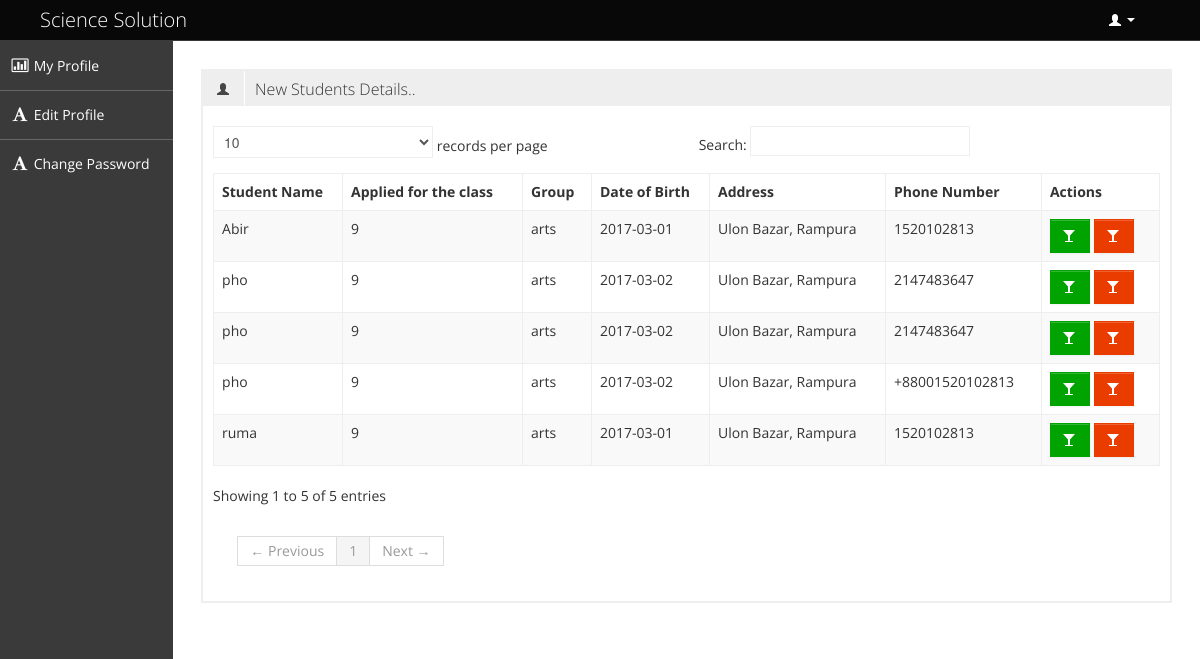
The page /admin/manage_student.php (signed in) on the database its author committed.
### tables this page shows
CREATE TABLE IF NOT EXISTS `tbl_user` (
`user_id` int(10) NOT NULL,
  `name` varchar(30) NOT NULL,
  `date_of_birth` date NOT NULL,
  `class` int(3) NOT NULL,
  `address` varchar(50) NOT NULL,
  `phone_number` varchar(20) NOT NULL,
  `user_type` varchar(30) NOT NULL,
  `email` varchar(40) NOT NULL,
  `group` varchar(20) NOT NULL,
  `user_image` text NOT NULL,
  `password` varchar(100) NOT NULL,
  `deletion_status` tinyint(2) NOT NULL DEFAULT '0',
  `approval_status` tinyint(2) NOT NULL DEFAULT '0'
);

### admin/manage_student.php (called while the page is built, shortened)
<?php
include './admin_master.php';

### admin/admin.php (called while the page is built, shortened)
<?php
class Admin {
    public function __construct() {
        $host_name = 'localhost';
        $user_name = 'root';
        $password = '';
        $db_name = 'sciencesolution';
        $con = mysqli_connect($host_name, $user_name, $password);
        if ($con) {
            $db_select = mysqli_select_db($con, $db_name);
            if ($db_select) {
                return $con;
            } else {
                die('Database not selected' . mysqli_error($con));
            }
        } else {
            die('Database server connection fail' . mysqli_error($con));
        }
    }
     public function select_new_student(){
        $con = $this->__construct();
        $sql = "SELECT * FROM tbl_user WHERE deletion_status = 0 AND approval_status = 0 AND user_type = 'student' ";
        if (mysqli_query($con, $sql)) {
            $query_result = mysqli_query($con, $sql);
            return $query_result;
        } else {
            die('Query problem' . mysqli_error($con));
        }
    }
}

### admin/pages/manage_student_content.php (the view, shortened to what this page needs)
<?php
   $query_result=$obj_admin->select_new_student();
?>
<div class="row-fluid sortable">
    <div class="box span12">
        <div class="box-header" data-original-title>
            <h2><i class="halflings-icon user"></i><span class="break"></span>New Students Details..</h2>
        </div>
        <div class="box-content">
            <h4>
            </h4>
            <table class="table table-striped table-bordered bootstrap-datatable datatable">
                <thead>
                    <tr>
                        <th> Student Name</th>
                        <th>Applied for the class</th>
                        <th>Group </th>
                         <th>Date of Birth</th>
                          <th>Address</th>
                          <th>Phone Number</th>
                        <th>Actions</th>
                    </tr>
                </thead>
                <tbody>
                    <?php while ($qu_info=  mysqli_fetch_assoc($query_result)) { ?>
                    <tr>
                        <td><?php echo $qu_info['name']; ?></td>
                        <td class="center"><?php echo $qu_info['class']; ?></td>
                        <td class="center"><?php echo $qu_info['group']; ?></td>
                        <td class="center"><?php echo $qu_info['date_of_birth']; ?></td>
                         <td class="center"><?php echo $qu_info['address']; ?></td>
                          <td class="center"><?php echo $qu_info['phone_number']; ?></td>
                        <td class="center">
                            <a class="btn btn-success" href="approve_student.php?user_id=<?php echo $qu_info['user_id']; ?>" title=" Approve Admission">
                                <i class="halflings-icon white box-icon"></i>
                            </a>
                            <a class="btn btn-danger" href="?p_status=reject&user_id=<?php echo $qu_info['user_id']; ?>" title=" Reject Admission ">
                                <i class="halflings-icon white danger"></i>
                            </a>
                        </td>
                    </tr>
                    <?php } ?>
                </tbody>
            </table>
        </div>
    </div>
</div>

### admin/css/style.css (style rules this page uses)
body { background: #F5F5F5; color: #333; border: none; font-family: 'Open Sans', sans-serif; font-weight: 400; }
a { color: #646464; }
h2 { font-size: 16px; line-height: 16px; }
h4 { font-size: 14px; line-height: 14px; }
.box { border: 2px solid #eee; background: #fff !important; margin-bottom: 28px; }
.box-header { height: 16px; font-size: 16px; line-height: 16px; padding: 10px; background: #eee; -webkit-box-shadow: none; -moz-box-shadow: none; box-shadow: none; overflow: hidden; }
.box-header h2 { float:left; margin-top: 0px; font-weight: 300; }
.box-header h2 i { margin: 0px 3px 0px 4px; opacity: .8; filter: alpha(opacity=80); -ms-filter:"progid:DXImageTransform.Microsoft.Alpha(Opacity=80)"; }
.box-content { position: relative; z-index: 50; margin-top: -1px; padding: 10px; background: #fff !important; }
.btn { display: inline-block; padding: 6px 12px; margin-bottom: 0; font-size: 14px; font-weight: 500; line-height: 20px; text-align: center; white-space: nowrap; vertical-align: middle; cursor: pointer; border: 1px solid #a7a9aa; -webkit-border-radius: 0px !important; border-radius: 0px !important; }
.btn i { margin-top: 2px; }
.btn { color: #ffffff; background-color: #a7a9aa; border-color: #a7a9aa; background-image: none; filter: none; text-shadow: none; }
.btn-danger { background-color: #EB3C00; border-color: #EB3C00; }
.btn-success { background-color: #00A300; border-color: #00A300; }
.table th, .table td { border-top: 1px solid #eee; }
.table-bordered { border-color: #eee; -webkit-border-radius: 0px !important; -moz-border-radius: 0px !important; border-radius: 0px !important; }
.table-bordered th, .table-bordered td { border-left: 1px solid #eee; }
.table-bordered thead:first-child tr:first-child > th:first-child, .table-bordered tbody:first-child tr:first-child > td:first-child, .table-bordered tbody:first-child tr:first-child > th:first-child { -webkit-border-radius: 0px !important; -moz-border-radius: 0px !important; border-radius: 0px !important; }
.table-bordered thead:first-child tr:first-child > th:last-child, .table-bordered tbody:first-child tr:first-child > td:last-child, .table-bordered tbody:first-child tr:first-child > th:last-child { -webkit-border-radius: 0px !important; -moz-border-radius: 0px !important; border-radius: 0px !important; }
.table-bordered thead:last-child tr:last-child > th:first-child, .table-bordered tbody:last-child tr:last-child > td:first-child, .table-bordered tbody:last-child tr:last-child > th:first-child, .table-bordered tfoot:last-child tr:last-child > td:first-child, .table-bordered tfoot:last-child tr:last-child > th:first-child { -webkit-border-radius: 0px !important; -moz-border-radius: 0px !important; border-radius: 0px !important; }
.table-bordered thead:last-child tr:last-child > th:last-child, .table-bordered tbody:last-child tr:last-child > td:last-child, .table-bordered tbody:last-child tr:last-child > th:last-child, .table-bordered tfoot:last-child tr:last-child > td:last-child, .table-bordered tfoot:last-child tr:last-child > th:last-child { -webkit-border-radius: 0px !important; -moz-border-radius: 0px !important; border-radius: 0px !important; }

### admin/css/halflings.css (style rules this page uses)
html, html .halflings { -webkit-font-smoothing: antialiased !important; }
.halflings-icon { display: inline-block; width: 14px; height: 14px; line-height: 14px; vertical-align: text-top; background-image: url(../img/glyphicons_halflings.svg); background-position: 0 0; background-repeat: no-repeat; vertical-align: top; *display: inline; *zoom: 1; *margin-right: .3em; }
.halflings-icon.white { background-image: url(../img/glyphicons_halflings-white.svg); }
.halflings-icon.user { background-position: -168px 0; }

### rows shown on the page
tbl_user: name "Abir", class "9", group "arts", date_of_birth "2017-03-01", address "Ulon Bazar, Rampura", phone_number "1520102813"
tbl_user: name "ruma", class "9", group "arts", date_of_birth "2017-03-01", address "Ulon Bazar, Rampura", phone_number "1520102813"
tbl_user: name "pho", class "9", group "arts", date_of_birth "2017-03-02", address "Ulon Bazar, Rampura", phone_number "2147483647"
tbl_user: name "pho", class "9", group "arts", date_of_birth "2017-03-02", address "Ulon Bazar, Rampura", phone_number "2147483647"
tbl_user: name "pho", class "9", group "arts", date_of_birth "2017-03-02", address "Ulon Bazar, Rampura", phone_number "+88001520102813"
